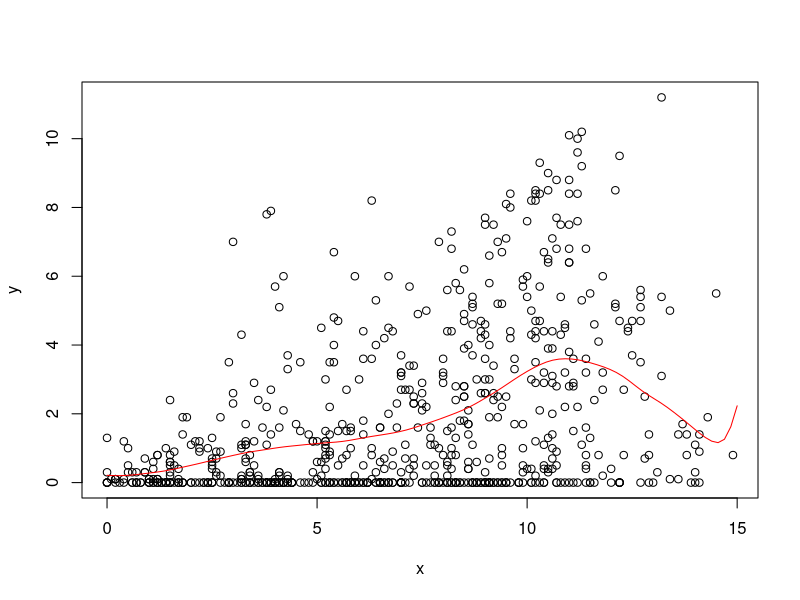
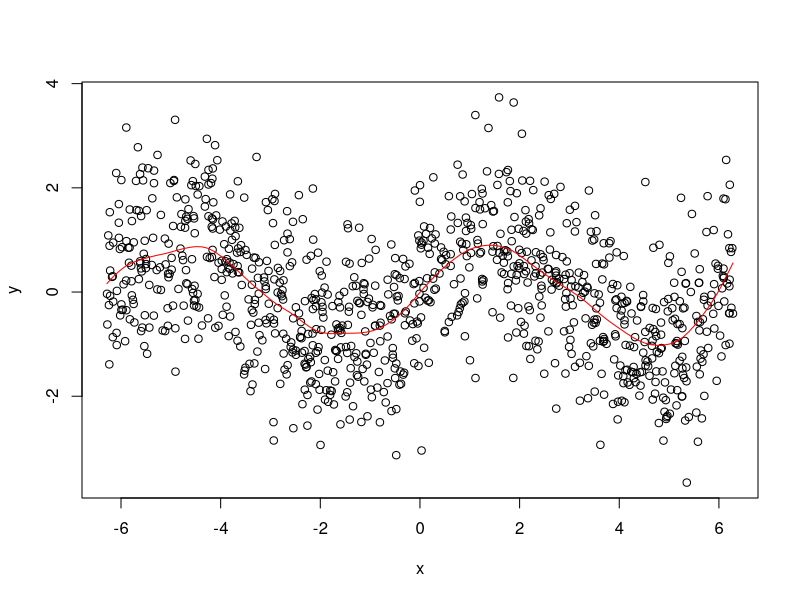

These charts were generated, in order, by the following R code:
llr = function(x, y, z, omega){
  fits = sapply(z, compute_f_hat, x, y, omega)
  return(fits)
}
compute_f_hat = function(z, x, y, omega) {
  Wz = make_weight_matrix(z, x, omega)
  X = make_predictor_matrix(x)
  f_hat = c(1, z) %*% solve(t(X) %*% Wz %*% X) %*% t(X) %*% Wz %*% y
  return(f_hat)
}
make_weight_matrix = function(z, x, omega) {
  r = abs(x - z) / omega
  w = sapply(r, W)
  Wz = diag(w)
  return(Wz)
}
W = function(r) {
  if (abs(r) < 1) {
    return((1 - abs(r) ** 3) ** 3)
  } else{
    return(0)
  }
}
make_predictor_matrix = function(x) {
  n = length(x)
  return(cbind(rep(1, n), x))
}

# --- example 1 --- #
# get the data
data(french_fries, package = 'reshape2')
french_fries = na.omit(french_fries)

# input data
x = french_fries$potato
y = french_fries$buttery

# space along which to smooth
z = seq(0, 15, length.out = 100)

# run smoothing
fits = llr(z = z, x = x, y = y, omega = 2)

# plot the data and the smoother
plot(x, y)
lines(z, fits, col = 'red')

# --- example 2 --- #
# noisy sine wave
x = runif(1000, -2 * pi, 2 * pi)
y = sin(x) + rnorm(length(x))

# space along which to smooth
z = seq(-2 * pi, 2 * pi, length.out = 100)

# run smoothing
fits = llr(z = z, x = x, y = y, omega = pi / 3)

# plot the data and the smoother
plot(x, y)
lines(z, fits, col = 'red')

